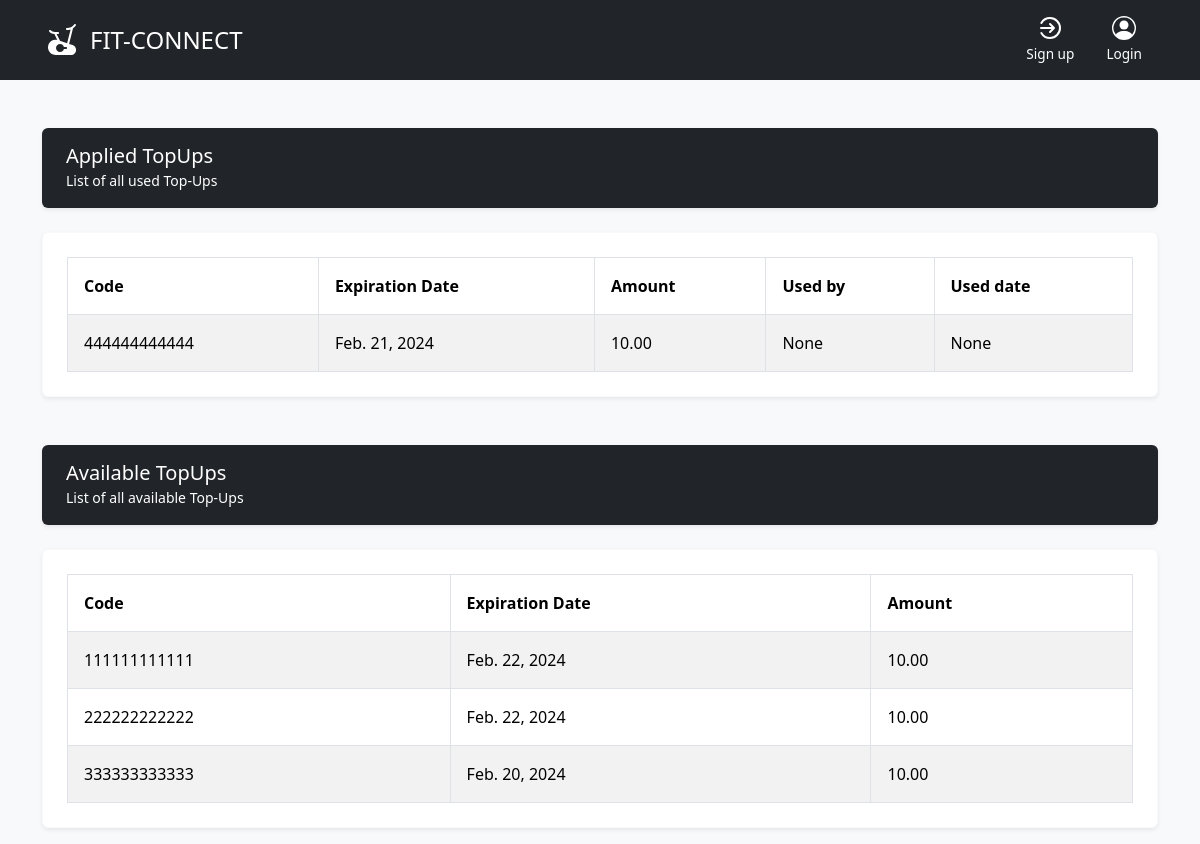
Screenshot of /admin_top_up/ with the database file from the repository.
### app/models.py (models this page shows, shortened)
class TopUp(models.Model):
    code = models.CharField(max_length=12)
    expiration_date = models.DateField()
    amount = models.DecimalField(max_digits=10, decimal_places=2)
    is_used = models.BooleanField(default=False)
    user = models.ForeignKey(UserProfile, on_delete=models.CASCADE, null=True, blank=True)
    used_date = models.DateField(null=True, blank=True)

### app/views.py (the view)
# urls.py: path('admin_top_up/', views.admin_top_up, name='admin_top_up'),
def admin_top_up(request):
    total_topups_count = TopUp.objects.all().count()
    topups_used_count = TopUp.objects.filter(is_used=True).count()
    used_topups = TopUp.objects.filter(is_used=True)
    unused_topups = TopUp.objects.filter(is_used=False)
    return render(request, 'app/admin_top_up.html', {'used_topups': used_topups, 'unused_topups': unused_topups, 'total_topups_count': total_topups_count, 'topups_used_count': topups_used_count})

### app/templates/app/admin_top_up.html (shortened to what this page needs)
{% extends 'app/base.html' %}
{% load widget_tweaks %}
{% block content %}
<div class="container">
    <div class="d-flex align-items-center text-white rounded shadow-sm bg-dark mt-5">
        <div class="text-white px-4 py-3">
            <h5 class="mb-0">Applied TopUps</h5>
            <div class="card-text"><small>List of all used Top-Ups</small></div>
        </div>
    </div>
    {% if used_topups %}
        <div class="card border-light my-3 bg-body rounded shadow-sm mt-4">
            <div class="card-body p-4">
                <table class="table table-striped table-bordered mb-0">
                    <thead>
                        <tr>
                            <th>Code</th>
                            <th>Expiration Date</th>
                            <th>Amount</th>
                            <th>Used by</th>
                            <th>Used date</th>
                        </tr>
                    </thead>
                    <tbody>
                        {% for topup in used_topups %}
                        <tr>
                            <td>{{ topup.code }}</td>
                            <td>{{ topup.expiration_date }}</td>
                            <td>{{ topup.amount }}</td>
                            <td>{{ topup.user }}</td>
                            <td>{{ topup.used_date }}</td>
                        </tr>
                        {% endfor %}
                    </tbody>
                </table>
            </div>
        </div>
    {% endif %}
    <div class="d-flex align-items-center text-white rounded shadow-sm bg-dark mt-5">
        <div class="text-white px-4 py-3">
            <h5 class="mb-0">Available TopUps</h5>
            <div class="card-text"><small>List of all available Top-Ups</small></div>
        </div>
    </div>
    {% if unused_topups %}
        <div class="card border-light my-3 bg-body rounded shadow-sm mt-4">
            <div class="card-body p-4">
                <table class="table table-striped table-bordered mb-0">
                    <thead>
                        <tr>
                            <th>Code</th>
                            <th>Expiration Date</th>
                            <th>Amount</th>
                        </tr>
                    </thead>
                    <tbody>
                        {% for topup in unused_topups %}
                        <tr>
                            <td>{{ topup.code }}</td>
                            <td>{{ topup.expiration_date }}</td>
                            <td>{{ topup.amount }}</td>
                        </tr>
                        {% endfor %}
                    </tbody>
                </table>
            </div>
        </div>
    {% endif %}
</div>
{% endblock %}

### app/templates/app/base.html (shortened to what this page needs)
{% load static %}
{% load widget_tweaks %}
<!doctype html>
<html lang="en">
    <head>
        <link rel="stylesheet" href="{% static 'app/css/base.css' %}">
        <link href="https://cdn.jsdelivr.net/npm/bootstrap@5.3.2/dist/css/bootstrap.min.css" rel="stylesheet">
    </head>
    <body>
        <header>
            <div class="px-3 py-2 bg-dark text-white">
            <div class="container">
                <div class="d-flex flex-wrap align-items-center justify-content-center justify-content-lg-start">
                <a href="/" class="d-flex align-items-center my-2 my-lg-0 me-lg-auto text-white text-decoration-none">
                    <svg class="bi me-2" width="40" height="32" role="img" aria-label="Logo"><use xlink:href="#logo"/></svg>
                    <span class="fs-4">FIT-CONNECT</span>
                </a>
                <ul class="nav col-12 col-lg-auto my-2 justify-content-center my-md-0 text-small">
                    {% if user.is_authenticated %}
                        {% if user.userprofile %}
                        <li>
                            <a href="{% url 'jobs' %}" class="nav-link text-white">
                                <svg class="bi d-block mx-auto mb-1" width="24" height="24"><use xlink:href="#table"/></svg>
                                My jobs
                            </a>
                        </li>
                        <li>
                            <a href="{% url 'top_up' %}" class="nav-link text-white">
                                <svg class="bi d-block mx-auto mb-1" width="24" height="24"><use xlink:href="#dollar"/></svg>
                                Activate Top-Up
                            </a>
                        </li>
                        <li>
                            <a href="{% url 'all_top_ups' %}" class="nav-link text-white">
                                <svg class="bi d-block mx-auto mb-1" width="24" height="24"><use xlink:href="#history"/></svg>
                                Top-up History
                            </a>
                        </li>
                        <li>
                            <div class="flex-shrink-0 dropdown">
                                <a href="#" class="nav-link text-white text-decoration-none dropdown-toggle" id="dropdownUser2" data-bs-toggle="dropdown" aria-expanded="false">
                                    <svg class="bi d-block mx-auto mb-1" width="24" height="24"><use xlink:href="#people-circle"/></svg>
                                    {{ request.user.username }}
                                </a>
                                <ul class="dropdown-menu text-small shadow" aria-labelledby="dropdownUser2">
                                <li><a class="dropdown-item" href="{% url 'post_job' %}">Post a job</a></li>
                                <li><a class="dropdown-item" href="{% url 'profile' %}">Profile</a></li>
                                <li><hr class="dropdown-divider"></li>
                                <li><a class="dropdown-item" href="{% url 'logout' %}">Sign out</a></li>
                                </ul>
                            </div>
                        </li>
                        {% elif user.trainerprofile %}
                        <li>
                            <a href="{% url 'jobs_trainer' %}" class="nav-link text-white">
                                <svg class="bi d-block mx-auto mb-1" width="24" height="24"><use xlink:href="#table"/></svg>
                                Jobs
                            </a>
                        </li>
                        <li>
                            <div class="flex-shrink-0 dropdown">
                                <a href="#" class="nav-link text-white text-decoration-none dropdown-toggle" id="dropdownUser2" data-bs-toggle="dropdown" aria-expanded="false">
                                    <svg class="bi d-block mx-auto mb-1" width="24" height="24"><use xlink:href="#people-circle"/></svg>
                                    {{ request.user.username }}
                                </a>
                                <ul class="dropdown-menu text-small shadow" aria-labelledby="dropdownUser2">
                                    <li><a class="dropdown-item" href="{% url 'profile' %}">Profile</a></li>
                                    <li><hr class="dropdown-divider"></li>
                                    <li><a class="dropdown-item" href="{% url 'logout' %}">Sign out</a></li>
                                </ul>
                            </div>
                        </li>
                        {% elif user.is_superuser %}
                        <li>
                            <a href="{% url 'admin:index' %}" class="nav-link text-white">
                                <svg class="bi d-block mx-auto mb-1" width="24" height="24"><use xlink:href="#speedometer2"/></svg>
                                Dashboard
                            </a>
                        </li>
                        <li>
                            <a href="{% url 'admin_top_up' %}" class="nav-link text-white">
                                <svg class="bi d-block mx-auto mb-1" width="24" height="24"><use xlink:href="#voucher"/></svg>
                                TopUps ({{ topups_used_count }}/{{ total_topups_count }})
                            </a>
                        </li>
                        <li>
                            <div class="flex-shrink-0 dropdown">
                                <a href="#" class="nav-link text-white text-decoration-none dropdown-toggle" id="dropdownUser2" data-bs-toggle="dropdown" aria-expanded="false">
                                    <svg class="bi d-block mx-auto mb-1" width="24" height="24"><use xlink:href="#people-circle"/></svg>
                                    {{ request.user.username }}
                                </a>
                                <ul class="dropdown-menu text-small shadow" aria-labelledby="dropdownUser2">
                                    <li><a class="dropdown-item" href="{% url 'logout' %}">Sign out</a></li>
                                </ul>
                            </div>
                        </li>
                        {% endif %}
                    {% else %}
                    <li>
                        <a href="{% url 'register' %}" class="nav-link text-white">
                            <svg class="bi d-block mx-auto mb-1" width="24" height="24"><use xlink:href="#sign_up"/></svg>
                            Sign up
                        </a>
                    </li>
                    <li>
                        <a href="{% url 'login' %}" class="nav-link text-white">
                            <svg class="bi d-block mx-auto mb-1" width="24" height="24"><use xlink:href="#people-circle"/></svg>
                            Login
                        </a>
                    </li>
                    {% endif %}
                </ul>
                </div>
            </div>
            </div>
        </header>
        <main>
            {% block content %}
            {% endblock content %}
        </main>
    </body>
</html>

### app/static/app/css/base.css (style rules this page uses)
.bi { vertical-align: -.125em; fill: currentColor; }
.text-small { font-size: 85%; }

### app/templates/app/admin_top_up.html (style rules this page uses)
body { background-color: #f8f9fa; }
th, td { padding: 1rem!important; }

### rows the page displays
TopUp: code "444444444444", expiration_date "Feb. 21, 2024", amount "10.00", user "None", used_date "None"
TopUp: code "111111111111", expiration_date "Feb. 22, 2024", amount "10.00"
TopUp: code "222222222222", expiration_date "Feb. 22, 2024", amount "10.00"
TopUp: code "333333333333", expiration_date "Feb. 20, 2024", amount "10.00"
